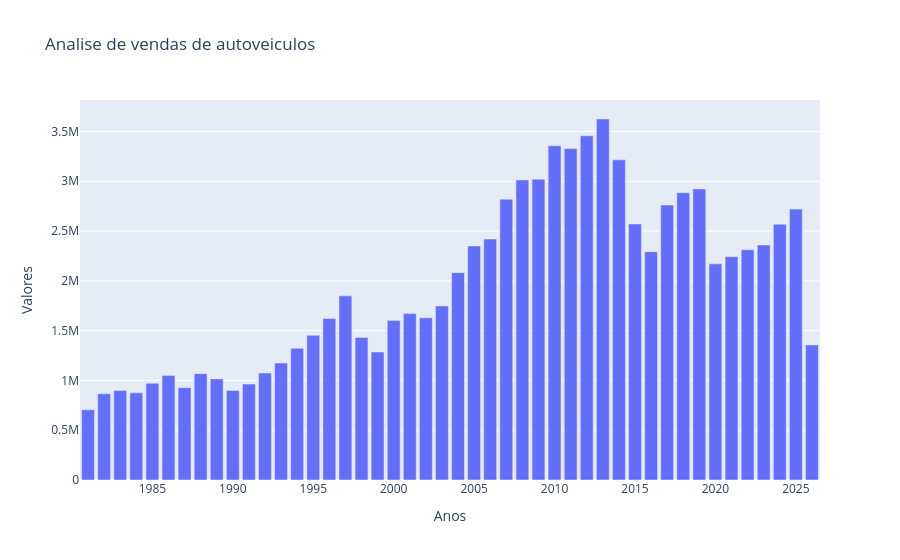

Notebook code cell kept with this figure:
### Code cell
import plotly.express as px

grafico = px.bar(x=vendas_anos["data"], y=vendas_anos["valor"], title="Analise de vendas de autoveiculos")
grafico.update_yaxes(title = "Valores")
grafico.update_xaxes(title= "Anos")
grafico.show()

### Figure 1 — Plotly figure (JSON) as saved in the notebook; plotly's stock layout.template omitted (floating-point values rounded to 4 significant figures)
{"data": [{"hovertemplate": "x=%{x}<br>y=%{y}<extra></extra>", "legendgroup": "", "marker": {"color": "#636efa", "pattern": {"shape": ""}}, "name": "", "orientation": "v", "showlegend": false, "textposition": "auto", "type": "bar", "x": [1981, 1982, 1983, 1984, 1985, 1986, 1987, 1988, 1989, 1990, 1991, 1992, 1993, 1994, 1995, 1996, 1997, 1998, 1999, 2000, 2001, 2002, 2003, 2004, 2005, 2006, 2007, 2008, 2009, 2010, 2011, 2012, 2013, 2014, 2015, 2016, 2017, 2018, 2019, 2020, 2021, 2022, 2023, 2024, 2025, 2026], "xaxis": "x", "y": [705397, 866436, 899700, 875133, 971706, 1050376, 927163, 1068215, 1015560, 899978, 963913, 1074861, 1174313, 1323427, 1453258, 1621351, 1849341, 1430993, 1286132, 1601206, 1671238, 1629039, 1747579, 2082657, 2350639, 2419717, 2820152, 3013784, 3020205, 3357443, 3328537, 3457054, 3625614, 3215208, 2571949, 2293428, 2761635, 2884915, 2923705, 2171148, 2242456, 2311921, 2360619, 2568637, 2720696, 1356725], "yaxis": "y"}], "layout": {"barmode": "relative", "legend": {"tracegroupgap": 0}, "title": {"text": "Analise de vendas de autoveiculos"}, "xaxis": {"anchor": "y", "domain": [0, 1], "title": {"text": "Anos"}}, "yaxis": {"anchor": "x", "domain": [0, 1], "title": {"text": "Valores"}}}}
